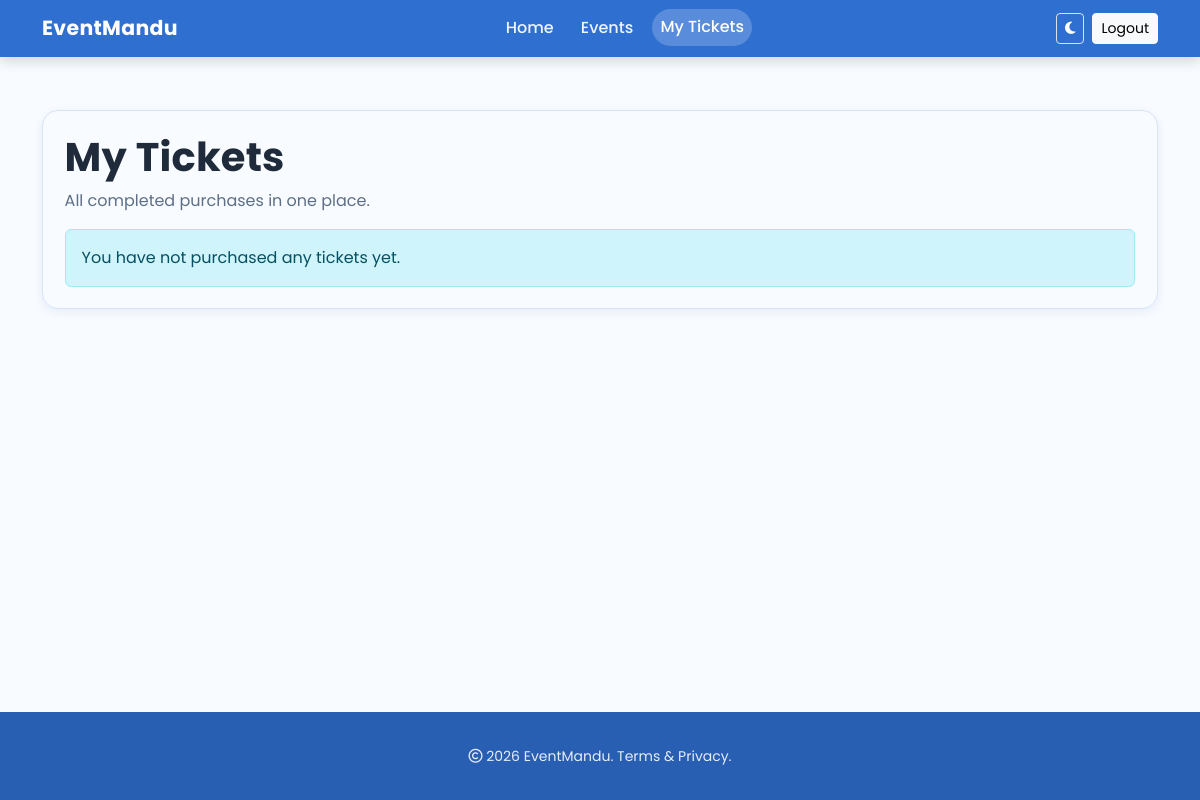
The page /tickets/ (signed in) on the database as committed earlier.
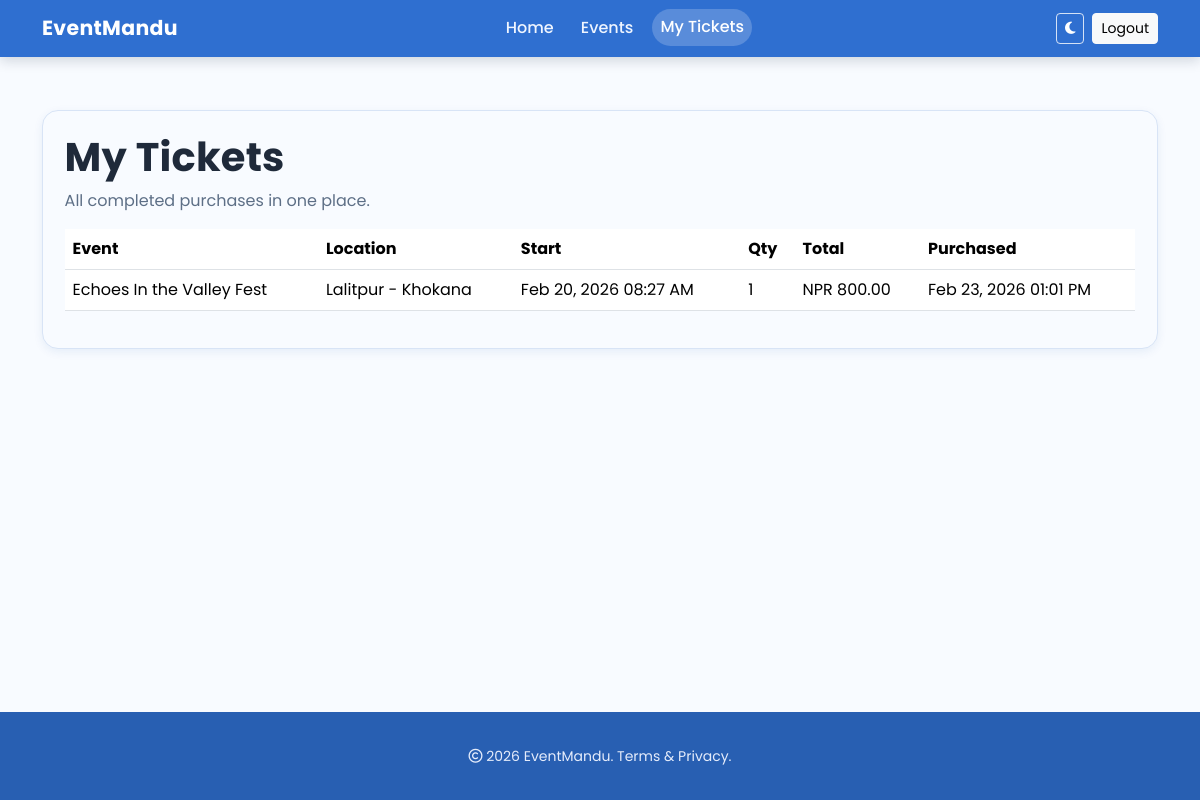
The same page on the database as committed later.
### events/models.py (models this page shows, shortened)
class TicketPurchase(models.Model):
    STATUS_INITIATED = "initiated"
    STATUS_COMPLETED = "completed"
    STATUS_CANCELED = "canceled"
    STATUS_FAILED = "failed"
    STATUS_CHOICES = [
        (STATUS_INITIATED, "Initiated"),
        (STATUS_COMPLETED, "Completed"),
        (STATUS_CANCELED, "Canceled"),
        (STATUS_FAILED, "Failed"),
    ]
    user = models.ForeignKey("auth.User", on_delete=models.CASCADE, related_name="ticket_purchases")
    event = models.ForeignKey(Event, on_delete=models.CASCADE, related_name="ticket_purchases")
    quantity = models.PositiveIntegerField()
    total_amount = models.DecimalField(max_digits=10, decimal_places=2)
    status = models.CharField(max_length=20, choices=STATUS_CHOICES, default=STATUS_INITIATED)
    khalti_pidx = models.CharField(max_length=120, blank=True, null=True, db_index=True)
    khalti_txn_id = models.CharField(max_length=120, blank=True, null=True)
    purchase_order_id = models.CharField(max_length=120, unique=True)
    created_at = models.DateTimeField(auto_now_add=True)

class Event(models.Model):
    APPROVAL_PENDING = "pending"
    APPROVAL_APPROVED = "approved"
    APPROVAL_REJECTED = "rejected"
    APPROVAL_CHOICES = [
        (APPROVAL_PENDING, "Pending"),
        (APPROVAL_APPROVED, "Approved"),
        (APPROVAL_REJECTED, "Rejected"),
    ]
    title = models.CharField(max_length=200)
    description = models.TextField()
    organizer = models.ForeignKey(
        settings.AUTH_USER_MODEL,
        on_delete=models.SET_NULL,
        null=True,
        blank=True,
        related_name="organized_events",
    )
    venue = models.ForeignKey(Venue, on_delete=models.CASCADE)
    category = models.ForeignKey(Category, on_delete=models.CASCADE, null=True)
    start_date = models.DateTimeField()
    end_date = models.DateTimeField()
    price = models.DecimalField(max_digits=8, decimal_places=2)
    popularity = models.IntegerField(
        default=1,
        validators=[MinValueValidator(1), MaxValueValidator(5)],
    )  # 1-5 scale
    is_active = models.BooleanField(default=True)
    approval_status = models.CharField(
        max_length=20,
        choices=APPROVAL_CHOICES,
        default=APPROVAL_PENDING,
        db_index=True,
    )
    approved_by = models.ForeignKey(
        settings.AUTH_USER_MODEL,
        on_delete=models.SET_NULL,
        null=True,
        blank=True,
        related_name="approved_events",
    )
    approved_at = models.DateTimeField(null=True, blank=True)
    class Meta:
        constraints = [
            models.CheckConstraint(
                condition=models.Q(popularity__gte=1, popularity__lte=5),
                name="event_popularity_1_5",
            )
        ]

class Venue(models.Model):
    name = models.CharField(max_length=200)
    address = models.TextField()
    capacity = models.IntegerField()
    latitude = models.FloatField()
    longitude = models.FloatField()
    city = models.CharField(max_length=100)

### events/views.py (the view)
# urls.py: path('tickets/', views.tickets_view, name='tickets'),
@login_required
def tickets_view(request):
    tickets = (
        TicketPurchase.objects.filter(user=request.user, status=TicketPurchase.STATUS_COMPLETED)
        .select_related("event", "event__venue")
        .order_by("-created_at")
    )
    return render(request, "tickets.html", {"tickets": tickets})

### events/context_processors.py (called while the page is built)
def user_role(request):
    role = None
    if request.user.is_authenticated:
        role = get_user_role(request.user)
    return {"user_role": role}

### events/roles.py (called while the page is built)
def get_user_role(user):
    if not user.is_authenticated:
        return None
    if user.is_superuser:
        return UserRole.ROLE_ADMIN
    role_profile, _ = UserRole.objects.get_or_create(user=user)
    return role_profile.role

### templates/tickets.html (shortened to what this page needs)
{% load static %}
<!doctype html>
<html lang="en" data-bs-theme="light">
<head>
  <link href="https://cdn.jsdelivr.net/npm/bootstrap@5.3.2/dist/css/bootstrap.min.css" rel="stylesheet">
  <link rel="stylesheet" href="https://cdnjs.cloudflare.com/ajax/libs/font-awesome/6.5.2/css/all.min.css">
  <link rel="stylesheet" href="{% static 'css/style.css' %}?v=20260228a">
</head>
<body class="d-flex flex-column min-vh-100">
<nav class="navbar navbar-expand-lg fixed-top brand-nav navbar-dark">
  <div class="container">
    <a class="navbar-brand brand-name" href="{% url 'home' %}">EventMandu</a>
    <div class="collapse navbar-collapse" id="navbarNav">
      <ul class="navbar-nav mx-auto text-center">
        <li class="nav-item"><a class="nav-link" href="{% url 'home' %}">Home</a></li>
        <li class="nav-item"><a class="nav-link" href="{% url 'events' %}">Events</a></li>
        <li class="nav-item"><a class="nav-link {% if request.resolver_match.url_name == 'tickets' %}active{% endif %}" href="{% url 'tickets' %}">My Tickets</a></li>
      </ul>
      <div class="d-flex align-items-center gap-2 justify-content-center">
        <button class="btn btn-sm theme-toggle" id="themeToggle" type="button" aria-label="Toggle theme">
          <i class="fa-solid fa-moon"></i>
        </button>
        <a class="btn btn-sm btn-light" href="{% url 'logout' %}">Logout</a>
      </div>
    </div>
  </div>
</nav>
<main class="section-space pt-4 flex-grow-1">
  <div class="container">
    <section class="tickets-card">
      <h1 class="section-title mb-2">My Tickets</h1>
      <p class="section-subtitle mb-3">All completed purchases in one place.</p>
      {% if tickets %}
      <div class="table-responsive">
        <table class="table align-middle">
          <thead>
            <tr>
              <th>Event</th>
              <th>Location</th>
              <th>Start</th>
              <th>Qty</th>
              <th>Total</th>
              <th>Purchased</th>
            </tr>
          </thead>
          <tbody>
            {% for ticket in tickets %}
            <tr>
              <td>{{ ticket.event.title }}</td>
              <td>{{ ticket.event.venue.city }} - {{ ticket.event.venue.name }}</td>
              <td>{{ ticket.event.start_date|date:"M d, Y h:i A" }}</td>
              <td>{{ ticket.quantity }}</td>
              <td>NPR {{ ticket.total_amount }}</td>
              <td>{{ ticket.created_at|date:"M d, Y h:i A" }}</td>
            </tr>
            {% endfor %}
          </tbody>
        </table>
      </div>
      {% else %}
      <div class="alert alert-info mb-0">You have not purchased any tickets yet.</div>
      {% endif %}
    </section>
  </div>
</main>
<footer class="site-footer">
  <div class="container text-center"><small><i class="fa-regular fa-copyright"></i> 2026 EventMandu. Terms & Privacy.</small></div>
</footer>
</body>
</html>

Rows that differ between the two databases and show on the page:
added TicketPurchase: event "Echoes In the Valley Fest", event.venue.city "Lalitpur", event.venue.name "Khokana", event.start_date "Feb 20, 2026 08:27 AM", quantity "1", total_amount "800.00", created_at "Feb 23, 2026 01:01 PM"
Other text that changed with them:
text no longer shown: "You have not purchased any tickets yet."
text now shown: "Event Location Start Qty Total Purchased"
